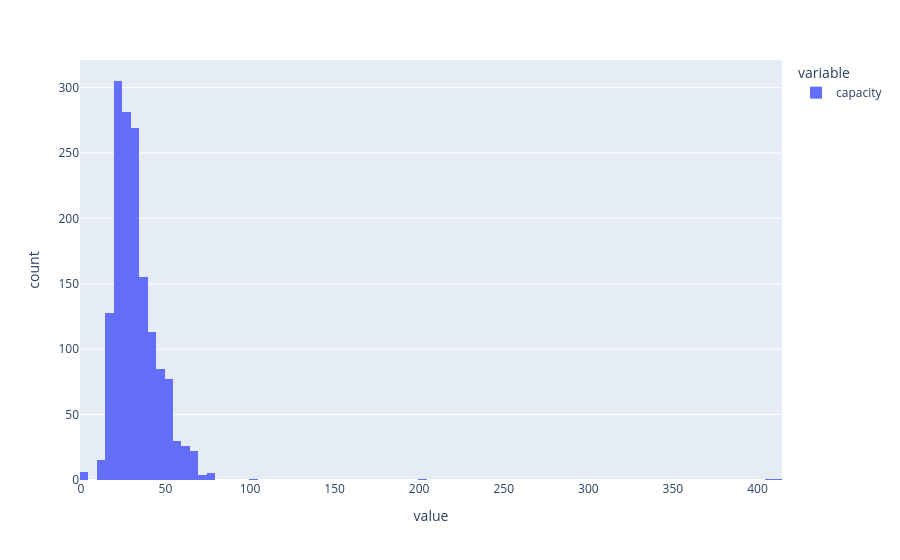

Notebook code for this chart:
### Code cell
import plotly.express as px
px.histogram(df_stations["capacity"])

### Figure 1 — Plotly figure (JSON) as saved in the notebook; plotly's stock layout.template omitted (floating-point values rounded to 4 significant figures; data arrays with more than 128 entries replaced by an {"elided": "..."} marker saying what was removed)
{"data": [{"bingroup": "x", "hovertemplate": "variable=capacity<br>value=%{x}<br>count=%{y}<extra></extra>", "legendgroup": "capacity", "marker": {"color": "#636efa", "pattern": {"shape": ""}}, "name": "capacity", "orientation": "v", "showlegend": true, "type": "histogram", "x": {"elided": "1525 int values"}, "xaxis": "x", "yaxis": "y"}], "layout": {"barmode": "relative", "legend": {"title": {"text": "variable"}, "tracegroupgap": 0}, "margin": {"t": 60}, "xaxis": {"anchor": "y", "domain": [0.0, 1.0], "title": {"text": "value"}}, "yaxis": {"anchor": "x", "domain": [0.0, 1.0], "title": {"text": "count"}}}}
